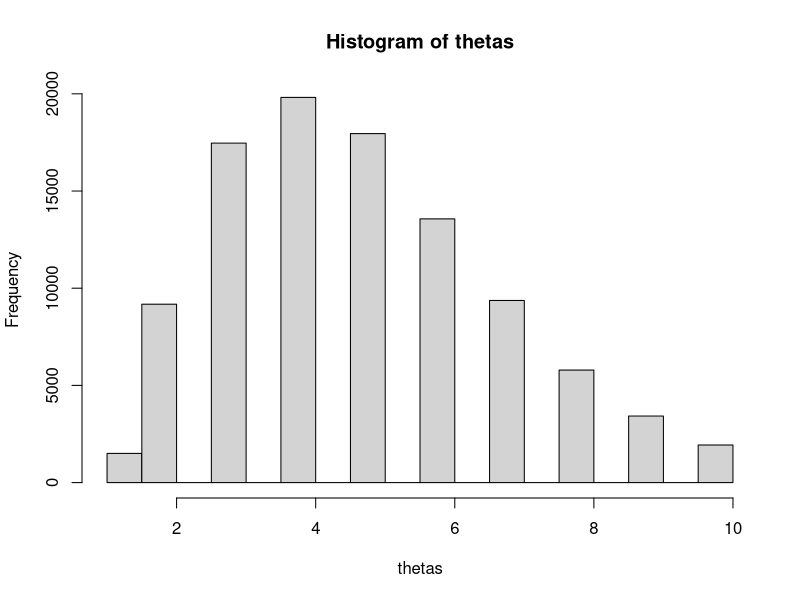

Here is the R script that generated this plot: (Note: a time limit stopped this script after it produced the figure.)
## Approximate Bayesian Computation (ABC)

# Rejection algorithm
N <- 1e5
y <- 4
simulate <- function(param) rpois(n=1, lambda=param)

thetas <- c()
while (length(thetas) <= N) {

	# 1. draw from prior (discrete, bounded, uniform)
	theta <- sample(0:10, 1)

	# 2. simulate observations
	ysim <- simulate(theta)

	# 3. accept/reject
	if (ysim == y) thetas <- c(thetas, theta)

}
hist(thetas)
quantile(thetas, c(0.025,0.25,0.5,0.75,0.975))

# Rejection algorithm in the continuous case
N <- 1e4
y <- 91.3514
epsilon <- 1e-1

# again this is supposed to be an unknown function
simulate <- function(param) rnorm(n=1, mean=param, sd=sqrt(10))

# euclidean distance
rho <- function(x,y) sqrt((x-y)^2)

thetas <- c()
while (length(thetas) <= N) {

	# 1. draw from prior (continuous, bounded, uniform)
	theta <- runif(1, min=50, max=150)

	# 2. simulate observations
	ysim <- simulate(theta)

	# 3. accept/reject
	if (rho(ysim,y)<=epsilon) thetas <- c(thetas, theta)

	cat(theta, ysim, rho(ysim,y), (rho(ysim,y)<=epsilon), length(thetas), "\n")
	Sys.sleep(2)
}
hist(thetas)
quantile(thetas, c(0.025,0.25,0.5,0.75,0.975))

# Rejection algorithm with proportions of simulations to accept
N <- 1e4
Y <- c(91.34, 89.21, 88.98)
th <- 0.05

simulate <- function(param) rnorm(n=1, mean=param, sd=sqrt(10))

# distance function
rho <- function(x,y) sum(sqrt((x-y)^2))/length(y)

thetas <- distances <- c()
for (i in 1:N) {

	# 1. draw from prior (continuous, bounded, uniform)
	theta <- 0
	while (theta<80 | theta>110) {
		theta <- rnorm(1, mean=90, sd=sqrt(20))
    }
	thetas <- c(thetas, theta)

	# 2. simulate observations
	ysim <- simulate(theta)

	# 3. calculate and retain distances
	distances <- c(distances, rho(ysim,Y))

}

# prior / parameter
hist(thetas)
quantile(thetas)

# relationship between parameter and distance
head(cbind(thetas,distances))

# distances
hist(distances)
accepted <- which(rank(distances, ties.method="random")/length(distances)<=th)
range(distances[accepted])
abline(v=max(distances[accepted]), lty=2)

# plot prior/posterior
par(mfrow=c(2,1))
hist(thetas, xlim=c(80,110), main="Prior")
hist(thetas[accepted], xlim=c(80,110), main="Posterior")
quantile(thetas[accepted])

# 95% HPD
library(coda)
HPDinterval(as.mcmc(thetas[accepted]), prob=0.95)
	
	

	
